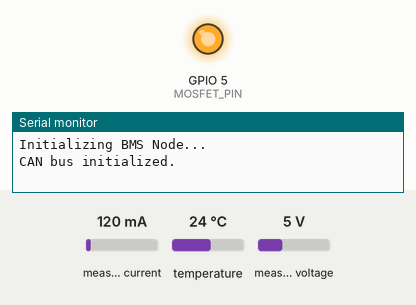
The sketch below on a simulated ESP32-C3. Shown: output pins drawn as LEDs (lit = HIGH), the last lines printed to the serial monitor. Wiring (inferred from the names in the program): INA219 current sensor at I2C address 0x45. The inputs (shaded band) are chosen by the test bench; at power-on: measured current 120 mA, temperature 24 °C, measured voltage 5 V. No CAN messages arrive unless stated.

Above: at 1.1 s.
At 1.8 s:
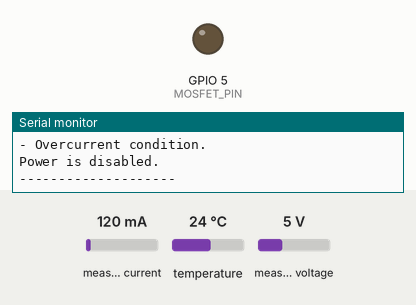
Timing chart, 0 to 3.3 s (numbered marks = the images above):
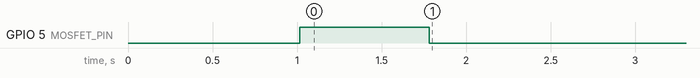

The sketch:

glider-bms.ino
```cpp
/**
 * Battery Management System with CAN Broadcast
 * - Reads battery voltage and current via INA228 (I2C)
 * - Reads temperatures via DS18B20 (1-Wire)
 * - Evaluates safety conditions (init or runtime)
 * - Sends compact status packets over CAN bus using ESP32-C3 TWAI (TX=21, RX=20)
 *
 * !!! MAKE SURE THAT VOLTAGE AND TEMPERATURE FAILSAFE VALUES ARE SET CORRECTLY BEFORE FLASHING !!!
 */

#include <Wire.h>
#include <OneWire.h>
#include <DallasTemperature.h>
#include <driver/twai.h>  // TWAI = CAN protocol driver

// ============================== CONFIGURATION ==============================

// Define NODE ID
#define BMS_NODE_ID 1                 // Unique BMS identifier on CAN bus

// Pin mappings and sensor-specific parameters
#define I2C_SDA 6                      // I2C SDA pin
#define I2C_SCL 7                      // I2C SCL pin
#define INA228_ADDR 0x45              // INA228 I2C address
#define REG_BUS_VOLTAGE 0x05          // INA228 voltage register
#define REG_CURRENT 0x04              // INA228 current register
#define CURRENT_LSB 1.034e-4
#define VOLTAGE_DIVIDER_RATIO 9.764    // Hardware voltage divider ratio
#define ONE_WIRE_BUS 8                // DS18B20 1-Wire data pin
#define MOSFET_PIN 5                  // GPIO to control MOSFET/relay
#define CAN_TX_PIN 21                 // CAN TX pin
#define CAN_RX_PIN 20                 // CAN RX pin

#define CAN_ID_BMS_SHUTDOWN 0x220  // Reserved CAN ID for remote shutdown command


// Safety limits
#define CURRENT_LIMIT 30.0            // Max allowable current (A)
#define VOLTAGE_MIN 0              // Minimum safe voltage (V)
#define TEMP_LIMIT_C 40.0             // Maximum safe temperature (°C)

// Timers for update loops
#define SENSOR_UPDATE_INTERVAL 1000   // Time between sensor reads (ms)
#define CAN_SEND_INTERVAL 5000        // Time between CAN broadcasts (ms)

// ============================== STATUS ENUM ==============================

/**
 * Enumerated list of BMS error/status codes for internal logic and CAN transmission.
 */
enum BMSStatus : uint8_t {
  STATUS_OK = 1,                      // System operating normally
  STATUS_INIT_FAIL = 2,              // Startup/init failure of sensors
  STATUS_OVERCURRENT = 3,            // Current exceeded safe threshold
  STATUS_DISCHARGED = 4,             // Voltage below minimum safe level
  STATUS_OVERTEMP = 5,               // One or more temperatures exceeded limit
  STATUS_TEMPERATURE_SENSOR_FAIL = 6, // Temperature sensors not responding
  STATUS_CURRENT_SENSOR_FAIL = 7,    // INA228 not responding
  STATUS_REMOTE_SHUTDOWN = 8  // Manual shutdown triggered via CAN command
};

// ============================== GLOBALS ==============================

unsigned long lastSensorUpdateTime = 0;     // Timestamp of last sensor read
unsigned long lastCANSendTime = 0;          // Timestamp of last CAN message
bool emergency_triggered = false;           // Emergency latch state
bool emergency_reported = false;            // Ensure only one emergency report is printed
uint8_t current_status = STATUS_OK;         // System status tracker

OneWire oneWire(ONE_WIRE_BUS);              // 1-Wire bus instance
DallasTemperature sensors(&oneWire);        // DallasTemperature sensor object
float* temperatures = nullptr;              // Pointer to array of temperature readings
int sensorCount = 0;                        // Number of detected DS18B20 sensors

// Structure used to encode and transmit BMS status over CAN (8 bytes total)
struct __attribute__((packed)) BMSMessage {
  uint8_t bms_id;
  uint8_t status;
  uint8_t voltage;
  uint8_t current;
  uint16_t temp1_raw;
  uint16_t temp2_raw;
};

// ============================== SETUP ==============================

void setup() {
  Serial.begin(115200);
  delay(1000);
  Serial.println("Initializing BMS Node...");

  // Begin communication with sensors and peripherals
  Wire.begin(I2C_SDA, I2C_SCL);
  sensors.begin();
  pinMode(MOSFET_PIN, OUTPUT);
  digitalWrite(MOSFET_PIN, HIGH); // Enable power relay initially

  // Basic presence check on sensors
  bool tempReady = sensors.getDeviceCount() > 0;
  bool inaReady = isINA228Available();

  if (!tempReady || !inaReady) {
    Serial.println("INIT FAILURE:");
    if (!tempReady) Serial.println("- No DS18B20 temperature sensors detected.");
    if (!inaReady) Serial.println("- INA228 current sensor not responding.");
    current_status = STATUS_INIT_FAIL;
    emergency_triggered = true;
    digitalWrite(MOSFET_PIN, LOW); // Disable power relay immediately
  } else {
    sensorCount = sensors.getDeviceCount();
    temperatures = new float[sensorCount];
  }

  // Initialize CAN bus
  twai_general_config_t g_config = TWAI_GENERAL_CONFIG_DEFAULT((gpio_num_t)CAN_TX_PIN, (gpio_num_t)CAN_RX_PIN, TWAI_MODE_NORMAL);
  twai_timing_config_t t_config = TWAI_TIMING_CONFIG_500KBITS();
  twai_filter_config_t f_config = TWAI_FILTER_CONFIG_ACCEPT_ALL();

  if (twai_driver_install(&g_config, &t_config, &f_config) != ESP_OK ||
      twai_start() != ESP_OK) {
    Serial.println("ERROR: Failed to initialize CAN bus.");
    while (true) delay(1000);
  }

  Serial.println("CAN bus initialized.\n");
}

// ============================== MAIN LOOP ==============================

void loop() {
  if (emergency_triggered) {
    digitalWrite(MOSFET_PIN, LOW);  // Ensure power remains off
    reportEmergencyCause();         // Print failure reason once

    // Transmit fault status over CAN at regular interval
    if (millis() - lastCANSendTime >= CAN_SEND_INTERVAL) {
      lastCANSendTime = millis();
      sendCANStatusFrame();
    }

    delay(1000);  // Avoid spamming serial output
    return;
  }

  unsigned long currentTime = millis();

  // Periodic sensor updates
  if (currentTime - lastSensorUpdateTime >= SENSOR_UPDATE_INTERVAL) {
    lastSensorUpdateTime = currentTime;
    updateTemperatures();
    updatePowerReadings();
    evaluateSystemHealth();  // Unified health check
    if (!emergency_triggered) reportSystemStatus();
  }

  // Periodic CAN transmission
  if (currentTime - lastCANSendTime >= CAN_SEND_INTERVAL) {
    lastCANSendTime = currentTime;
    sendCANStatusFrame();
  }
  // ==== CAN RECEIVE: Shutdown Command ====
  twai_message_t incomingMsg;
  while (twai_receive(&incomingMsg, 0) == ESP_OK) {
    if (incomingMsg.identifier == CAN_ID_BMS_SHUTDOWN &&
        incomingMsg.data_length_code >= 1 &&
        incomingMsg.data[0] == 0x01) {

      Serial.println("Remote shutdown command received over CAN!");
      digitalWrite(MOSFET_PIN, LOW);
      emergency_triggered = true;
      current_status = STATUS_REMOTE_SHUTDOWN;
    }
  }
}

// ============================== SAFETY & MONITORING ==============================

/**
 * Unified system health evaluator.
 * Evaluates sensor presence and data limits and sets system emergency state.
 */
void evaluateSystemHealth() {
  // Do not re-evaluate if already in emergency state
  if (emergency_triggered) return;

  // Verify INA228 is still responsive
  if (!isINA228Available()) {
    current_status = STATUS_CURRENT_SENSOR_FAIL;
    emergency_triggered = true;
    digitalWrite(MOSFET_PIN, LOW);
    return;
  }

  // Re-check for temperature sensors
  sensorCount = sensors.getDeviceCount();
  if (sensorCount == 0) {
    current_status = STATUS_TEMPERATURE_SENSOR_FAIL;
    emergency_triggered = true;
    digitalWrite(MOSFET_PIN, LOW);
    return;
  }

  // Loop through each temperature and check thresholds
  for (int i = 0; i < sensorCount; i++) {
    if (temperatures[i] >= TEMP_LIMIT_C || temperatures[i] == DEVICE_DISCONNECTED_C) {
      current_status = STATUS_OVERTEMP;
      emergency_triggered = true;
      digitalWrite(MOSFET_PIN, LOW);
      return;
    }
  }

  // Read power data and check thresholds
  float voltage = readBusVoltage();
  float current = readCurrent();

  if (voltage < VOLTAGE_MIN) {
    current_status = STATUS_DISCHARGED;
    emergency_triggered = true;
    digitalWrite(MOSFET_PIN, LOW);
    return;
  }
  if (current > CURRENT_LIMIT) {
    current_status = STATUS_OVERCURRENT;
    emergency_triggered = true;
    digitalWrite(MOSFET_PIN, LOW);
    return;
  }

  // System is healthy
  current_status = STATUS_OK;
}

/**
 * Request and store temperatures from DS18B20 sensors
 */
void updateTemperatures() {
  sensors.requestTemperatures();
  for (int i = 0; i < sensorCount; i++) {
    float temp = sensors.getTempCByIndex(i);
    temperatures[i] = temp;
    Serial.print("Temp"); Serial.print(i); Serial.print(": ");
    Serial.print(temp); Serial.println(" °C");
  }
}

/**
 * Read and print voltage and current values
 */
void updatePowerReadings() {
  float voltage = readBusVoltage();
  float current = readCurrent();
Serial.print("Voltage: "); Serial.print(voltage, 4); Serial.println(" V");
Serial.print("Current: "); Serial.print(current, 4); Serial.println(" A");
}

// ============================== STATUS ==============================

/**
 * Print normal operation status
 */
void reportSystemStatus() {
  Serial.println("System status: OK\n--------------------");
}

/**
 * Print reason for system shutdown
 */
void reportEmergencyCause() {
  if (emergency_reported) return;
  emergency_reported = true;
  Serial.println("SYSTEM IN EMERGENCY STATE:");
  switch (current_status) {
    case STATUS_INIT_FAIL: Serial.println("- Sensor initialization failure."); break;
    case STATUS_OVERCURRENT: Serial.println("- Overcurrent condition."); break;
    case STATUS_DISCHARGED: Serial.println("- Battery undervoltage."); break;
    case STATUS_OVERTEMP: Serial.println("- Overtemperature detected."); break;
    case STATUS_TEMPERATURE_SENSOR_FAIL: Serial.println("- Lost temperature sensor(s)."); break;
    case STATUS_CURRENT_SENSOR_FAIL: Serial.println("- INA228 disconnected."); break;
    case STATUS_REMOTE_SHUTDOWN: Serial.println("- Remote shutdown via CAN command."); break;
    default: Serial.println("- Unknown emergency state."); break;
  }
  Serial.println("Power is disabled.\n--------------------");
}

// ============================== CAN ==============================

/**
 * Compose and send BMS status frame over CAN
 */
void sendCANStatusFrame() {
  BMSMessage msg;

  float voltage = 0.0;
  float current = 0.0;

  if (current_status != STATUS_CURRENT_SENSOR_FAIL && current_status != STATUS_INIT_FAIL) {
    voltage = readBusVoltage();
    current = readCurrent();
  }

  msg.voltage = (uint8_t)(voltage * 10.0);   // Encode voltage 0–25.5V
  msg.current = (uint8_t)(current * 10.0);   // Encode current 0–25.5A

  msg.bms_id = BMS_NODE_ID;
  msg.status = current_status;
msg.temp1_raw = (temperatures != nullptr && sensorCount > 0) ? (uint16_t)(temperatures[0] * 100.0) : 0;
msg.temp2_raw = (temperatures != nullptr && sensorCount > 1) ? (uint16_t)(temperatures[1] * 100.0) : 0;


  twai_message_t message;
  message.identifier = 0x100 + msg.bms_id;
  message.extd = 0;
  message.rtr = 0;
  message.data_length_code = sizeof(BMSMessage);
  memcpy(message.data, &msg, sizeof(BMSMessage));

  if (twai_transmit(&message, pdMS_TO_TICKS(1000)) == ESP_OK) {
    Serial.println("CAN BMS message sent.");
  } else {
    Serial.println("Failed to send CAN message.");
  }
}

// ============================== INA ==============================

/**
 * Check if INA228 sensor responds to I2C
 */
bool isINA228Available() {
  Wire.beginTransmission(INA228_ADDR);
  return (Wire.endTransmission() == 0);
}

/**
 * Read a 24-bit unsigned register from INA228
 */
uint32_t readINA228Register24(uint8_t reg) {
  Wire.beginTransmission(INA228_ADDR);
  Wire.write(reg);
  Wire.endTransmission(false);
  Wire.requestFrom(INA228_ADDR, (uint8_t)3);

  uint32_t value = 0;
  if (Wire.available() == 3) {
    value = (Wire.read() << 16) | (Wire.read() << 8) | Wire.read();
  }
  return value;
}

/**
 * Read a 24-bit signed register and convert to 32-bit signed value
 */
int32_t readINA228RegisterSigned24(uint8_t reg) {
  uint32_t value = readINA228Register24(reg);
  if (value & 0x800000) value |= 0xFF000000;
  return (int32_t)value;
}

/**
 * Convert raw bus voltage from INA228 to volts
 */
float readBusVoltage() {
  uint32_t raw = readINA228Register24(REG_BUS_VOLTAGE);
  return raw * 1.25e-6 * VOLTAGE_DIVIDER_RATIO;
}

/**
 * Convert raw current from INA228 to amps
 */
float readCurrent() {
  int32_t raw = readINA228RegisterSigned24(REG_CURRENT);
  return raw * CURRENT_LSB;
}

// ============================== DEBUG ==============================

/**
 * Print sensor address in HEX (optional utility)
 */
void printAddress(DeviceAddress deviceAddress) {
  for (uint8_t i = 0; i < 8; i++) {
    if (deviceAddress[i] < 16) Serial.print("0");
    Serial.print(deviceAddress[i], HEX);
  }
  Serial.println();
}
```

Measured:
- by itself, GPIO 5 (MOSFET_PIN): HIGH → LOW at 1.8 s
